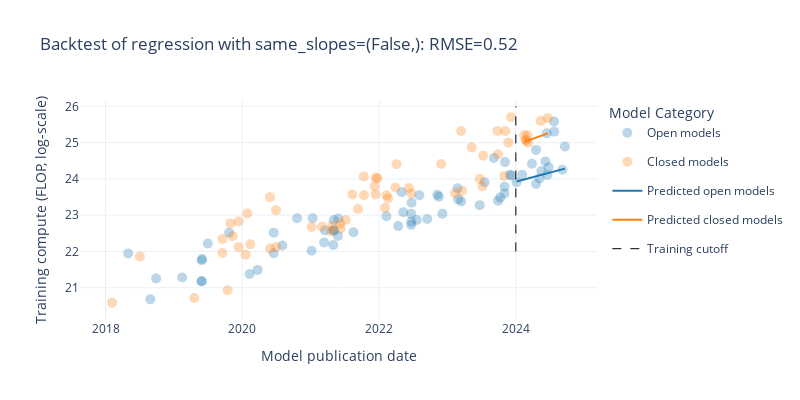

Notebook code cell kept with this figure:
### Code cell
same_slopes = (False,)
split_date = pd.Timestamp('2024-01-01')
train_df = df_filtered.loc[df_filtered['date'] < split_date]
test_df = df_filtered.loc[df_filtered['date'] >= split_date]
backtest_result = backtest_model(train_df, test_df, same_intercepts, same_slopes)
error = rmse(backtest_result['predicted_log_flop'], backtest_result['log_flop'])
closed_error = rmse(backtest_result[backtest_result['category'] == 'Closed']['predicted_log_flop'], backtest_result[backtest_result['category'] == 'Closed']['log_flop'])
open_error = rmse(backtest_result[backtest_result['category'] == 'Open']['predicted_log_flop'], backtest_result[backtest_result['category'] == 'Open']['log_flop'])
print(f"RMSE in log-FLOP from {split_date}: {error}")
print(f"RMSE in log-FLOP from {split_date} for closed models: {closed_error}")
print(f"RMSE in log-FLOP from {split_date} for open models: {open_error}")

fig = go.Figure()

# Plot raw data, separating by category
df_open = df_filtered[df_filtered['category'] == 'Open']
df_closed = df_filtered[df_filtered['category'] == 'Closed']
# Plot the original data points
fig.add_trace(go.Scatter(
    x=df_open['date'], y=df_open['log_flop'],
    mode='markers', name='Open models',
    marker=dict(color=colors['open'], opacity=0.3, size=10)
))
fig.add_trace(go.Scatter(
    x=df_closed['date'], y=df_closed['log_flop'],
    mode='markers', name='Closed models',
    marker=dict(color=colors['closed'], opacity=0.3, size=10)
))

# Plot predictions as lines for each category
test_df_open = backtest_result[backtest_result['category'] == 'Open']
test_df_closed = backtest_result[backtest_result['category'] == 'Closed']

fig.add_trace(go.Scatter(
    x=test_df_open['date'], y=test_df_open['predicted_log_flop'],
    mode='lines', name='Predicted open models',
    line=dict(color=colors['open'])
))
fig.add_trace(go.Scatter(
    x=test_df_closed['date'], y=test_df_closed['predicted_log_flop'],
    mode='lines', name='Predicted closed models',
    line=dict(color=colors['closed'])
))

# Vertical line at the split date
fig.add_shape(
    type="line",
    x0=split_date, y0=22, x1=split_date, y1=26,
    line=dict(color="black", width=1, dash="dash"),
    name='Training cutoff',
    legendgroup='Training Cutoff',  # Grouping for legend
    showlegend=True  # Ensure it appears in the legend
)

fig.update_layout(
    template='plotly_white',
    width=800,
    height=400,
    title=f'Backtest of regression with same_slopes={same_slopes}: RMSE={error:.2f}',
    xaxis_title='Model publication date',
    yaxis_title='Training compute (FLOP, log-scale)',
    legend_title='Model Category',
)

save_plot(fig, results_dir, f'backtest_example_{model_selection}_frontier={frontier_selection}_top{top_n}_cutoff={cutoff_date}_same_slopes={same_slopes}_split={split_date}')

fig.show()

### Figure 1 — Plotly figure (JSON) as saved in the notebook; plotly's stock layout.template omitted (floating-point values rounded to 4 significant figures)
{"data": [{"marker": {"color": "#1f77b4", "opacity": 0.3, "size": 10}, "mode": "markers", "name": "Open models", "type": "scatter", "x": ["2018-05-02T00:00:00", "2018-08-28T00:00:00", "2018-09-28T00:00:00", "2019-02-14T00:00:00", "2019-05-29T00:00:00", "2019-05-29T00:00:00", "2019-05-29T00:00:00", "2019-06-01T00:00:00", "2019-07-01T00:00:00", "2019-10-23T00:00:00", "2020-02-09T00:00:00", "2020-03-23T00:00:00", "2020-06-17T00:00:00", "2020-06-17T00:00:00", "2020-08-02T00:00:00", "2020-10-20T00:00:00", "2021-01-05T00:00:00", "2021-01-11T00:00:00", "2021-03-13T00:00:00", "2021-03-18T00:00:00", "2021-05-01T00:00:00", "2021-05-04T00:00:00", "2021-05-04T00:00:00", "2021-05-04T00:00:00", "2021-05-26T00:00:00", "2021-05-28T00:00:00", "2021-08-17T00:00:00", "2022-02-09T00:00:00", "2022-04-13T00:00:00", "2022-05-02T00:00:00", "2022-05-10T00:00:00", "2022-06-21T00:00:00", "2022-06-21T00:00:00", "2022-06-22T00:00:00", "2022-06-23T00:00:00", "2022-07-21T00:00:00", "2022-08-04T00:00:00", "2022-09-15T00:00:00", "2022-11-08T00:00:00", "2022-11-16T00:00:00", "2022-12-05T00:00:00", "2023-02-24T00:00:00", "2023-02-27T00:00:00", "2023-03-15T00:00:00", "2023-06-22T00:00:00", "2023-07-18T00:00:00", "2023-09-06T00:00:00", "2023-09-28T00:00:00", "2023-10-10T00:00:00", "2023-11-02T00:00:00", "2023-11-02T00:00:00", "2023-11-04T00:00:00", "2023-11-30T00:00:00", "2023-12-08T00:00:00", "2024-01-05T00:00:00", "2024-02-04T00:00:00", "2024-03-27T00:00:00", "2024-04-18T00:00:00", "2024-04-18T00:00:00", "2024-05-07T00:00:00", "2024-05-16T00:00:00", "2024-06-07T00:00:00", "2024-06-14T00:00:00", "2024-06-17T00:00:00", "2024-06-24T00:00:00", "2024-07-23T00:00:00", "2024-07-24T00:00:00", "2024-09-06T00:00:00", "2024-09-19T00:00:00"], "y": [21.94, 20.68, 21.26, 21.28, 21.18, 21.18, 21.76, 21.79, 22.22, 22.52, 21.38, 21.49, 22.52, 21.95, 22.16, 22.91, 22.02, 22.91, 22.25, 22.58, 22.18, 22.87, 22.57, 22.59, 22.43, 22.91, 22.53, 22.97, 22.7, 23.63, 23.08, 23.04, 22.73, 22.82, 23.34, 22.87, 23.55, 22.89, 23.56, 23.51, 23.04, 23.74, 23.44, 23.38, 23.28, 23.91, 24.58, 23.4, 23.49, 23.6, 23.79, 24.46, 24.11, 24.1, 23.91, 24.11, 24.41, 23.86, 24.8, 24.01, 24.22, 24.48, 25.26, 24.11, 24.32, 25.58, 25.3, 24.25, 24.89]}, {"marker": {"color": "#ff7f0e", "opacity": 0.3, "size": 10}, "mode": "markers", "name": "Closed models", "type": "scatter", "x": ["2018-02-05T00:00:00", "2018-07-03T00:00:00", "2019-04-20T00:00:00", "2019-09-17T00:00:00", "2019-09-17T00:00:00", "2019-10-15T00:00:00", "2019-10-30T00:00:00", "2019-11-11T00:00:00", "2019-12-13T00:00:00", "2019-12-13T00:00:00", "2020-01-19T00:00:00", "2020-01-28T00:00:00", "2020-02-13T00:00:00", "2020-05-28T00:00:00", "2020-05-28T00:00:00", "2020-06-30T00:00:00", "2020-06-30T00:00:00", "2021-01-05T00:00:00", "2021-03-01T00:00:00", "2021-04-19T00:00:00", "2021-04-25T00:00:00", "2021-06-08T00:00:00", "2021-06-09T00:00:00", "2021-07-07T00:00:00", "2021-08-11T00:00:00", "2021-09-10T00:00:00", "2021-10-11T00:00:00", "2021-10-12T00:00:00", "2021-12-08T00:00:00", "2021-12-13T00:00:00", "2021-12-14T00:00:00", "2021-12-23T00:00:00", "2022-02-02T00:00:00", "2022-02-10T00:00:00", "2022-02-17T00:00:00", "2022-03-29T00:00:00", "2022-04-04T00:00:00", "2022-06-09T00:00:00", "2022-06-22T00:00:00", "2022-11-28T00:00:00", "2023-02-10T00:00:00", "2023-03-15T00:00:00", "2023-03-20T00:00:00", "2023-05-10T00:00:00", "2023-06-23T00:00:00", "2023-07-06T00:00:00", "2023-07-11T00:00:00", "2023-09-25T00:00:00", "2023-09-28T00:00:00", "2023-10-31T00:00:00", "2023-11-06T00:00:00", "2023-11-22T00:00:00", "2023-12-06T00:00:00", "2024-02-15T00:00:00", "2024-02-23T00:00:00", "2024-02-26T00:00:00", "2024-03-04T00:00:00", "2024-03-07T00:00:00", "2024-05-13T00:00:00", "2024-06-20T00:00:00"], "y": [20.59, 21.86, 20.72, 21.96, 22.34, 20.93, 22.77, 22.42, 22.11, 22.83, 21.91, 23.05, 22.2, 22.08, 23.5, 22.12, 23.14, 22.67, 22.68, 22.56, 22.71, 22.77, 22.63, 22.87, 23.57, 23.17, 24.07, 23.55, 23.8, 23.57, 24.03, 24.02, 23.2, 23.55, 23.46, 23.76, 24.4, 23.75, 23.6, 24.41, 23.6, 25.32, 23.67, 24.87, 24.0, 23.79, 24.64, 25.32, 24.68, 24.08, 25.32, 25.0, 25.7, 25.2, 25.08, 25.05, 25.2, 25.0, 25.6, 25.67]}, {"line": {"color": "#1f77b4"}, "mode": "lines", "name": "Predicted open models", "type": "scatter", "x": ["2024-01-05T00:00:00", "2024-02-04T00:00:00", "2024-03-27T00:00:00", "2024-04-18T00:00:00", "2024-04-18T00:00:00", "2024-05-07T00:00:00", "2024-05-16T00:00:00", "2024-06-07T00:00:00", "2024-06-14T00:00:00", "2024-06-17T00:00:00", "2024-06-24T00:00:00", "2024-07-23T00:00:00", "2024-07-24T00:00:00", "2024-09-06T00:00:00", "2024-09-19T00:00:00"], "y": [23.93, 23.97, 24.04, 24.07, 24.07, 24.1, 24.11, 24.14, 24.15, 24.15, 24.16, 24.2, 24.2, 24.26, 24.28]}, {"line": {"color": "#ff7f0e"}, "mode": "lines", "name": "Predicted closed models", "type": "scatter", "x": ["2024-02-15T00:00:00", "2024-02-23T00:00:00", "2024-02-26T00:00:00", "2024-03-04T00:00:00", "2024-03-07T00:00:00", "2024-05-13T00:00:00", "2024-06-20T00:00:00"], "y": [25.02, 25.03, 25.04, 25.05, 25.06, 25.18, 25.25]}], "layout": {"height": 400, "legend": {"title": {"text": "Model Category"}}, "shapes": [{"legendgroup": "Training Cutoff", "line": {"color": "black", "dash": "dash", "width": 1}, "name": "Training cutoff", "showlegend": true, "type": "line", "x0": "2024-01-01T00:00:00", "x1": "2024-01-01T00:00:00", "y0": 22, "y1": 26}], "title": {"text": "Backtest of regression with same_slopes=(False,): RMSE=0.52"}, "width": 800, "xaxis": {"title": {"text": "Model publication date"}}, "yaxis": {"title": {"text": "Training compute (FLOP, log-scale)"}}}}
